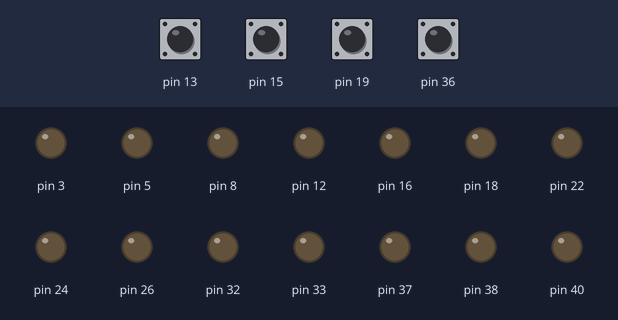
A program run on a simulated Raspberry Pi (header pin numbers). On the bench: output pins drawn as LEDs (lit = HIGH). The test bench sets the inputs (shaded band); at power-on: pin 13, pin 15, pin 19, pin 36 HIGH.

Above: at 1.2 s.
1.3 s: pin 13 pulled LOW for 0.15 s
At 4.0 s:
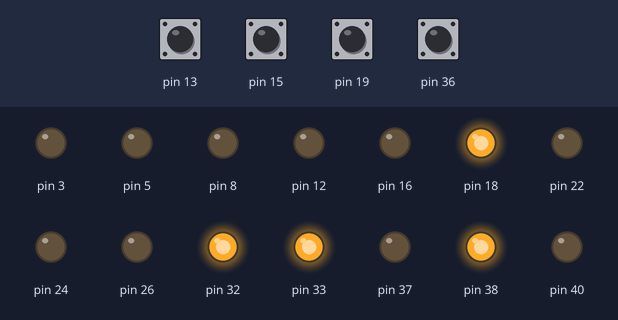
4.4 s: pin 15 pulled LOW for 0.15 s
At 4.9 s:
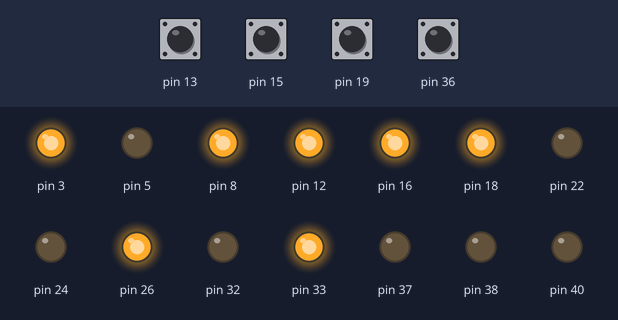
6.0 s: pin 19 pulled LOW for 0.15 s
At 8.1 s:
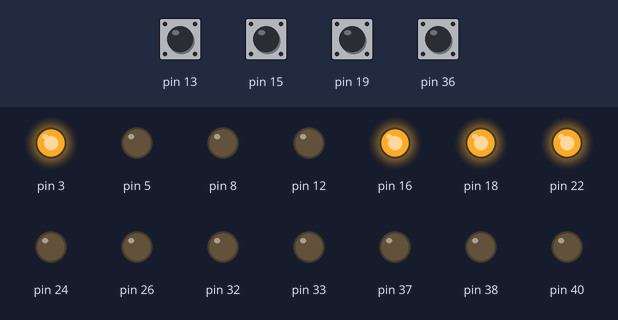
8.5 s: pin 36 pulled LOW for 0.15 s
At 9.2 s:
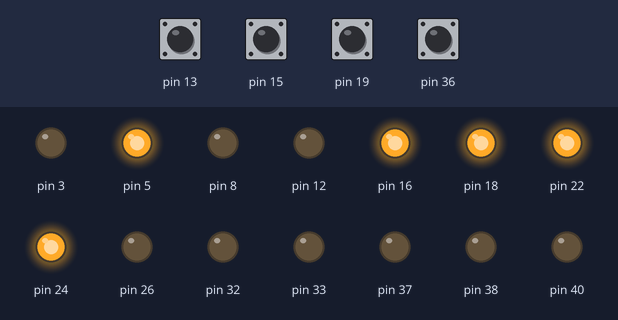
10.1 s: pin 36 pulled LOW for 1 s
At 10.4 s:
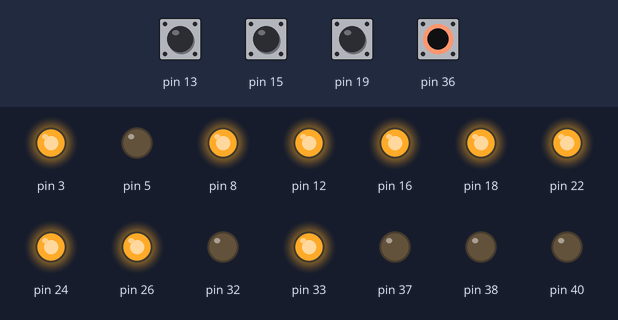
12.6 s: pin 15 pulled LOW for 1 s
At 13.5 s:
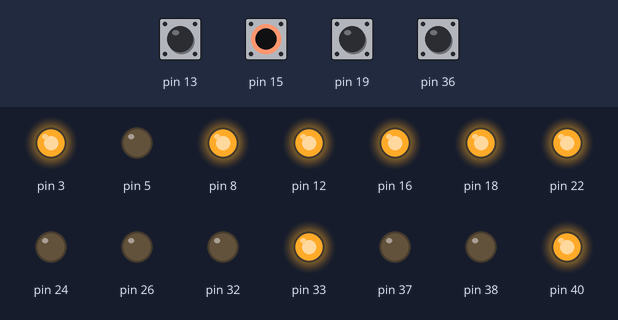
Timing chart, 0 to 15.6 s (numbered marks = the images above; inputs shaded):
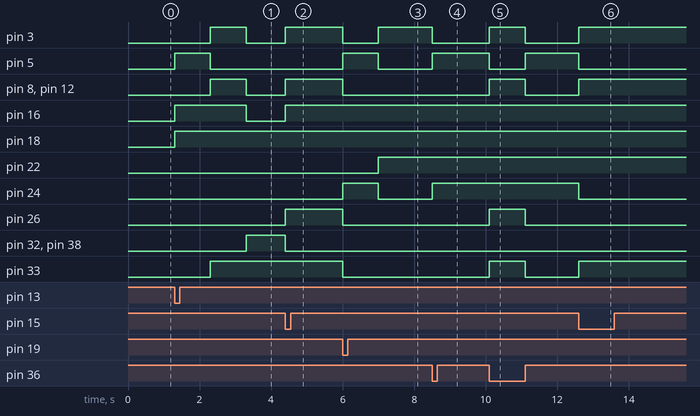

The program:

lift_rasp.py
```python
import RPi.GPIO as GPIO
import time
GPIO.setmode(GPIO.BOARD)

GPIO.setup(19,GPIO.IN,pull_up_down=GPIO.PUD_UP)
GPIO.setup(36,GPIO.IN,pull_up_down=GPIO.PUD_UP)
GPIO.setup(15,GPIO.IN,pull_up_down=GPIO.PUD_UP)
GPIO.setup(13,GPIO.IN,pull_up_down=GPIO.PUD_UP)

GPIO.setup(12,GPIO.OUT)
GPIO.setup(10,GPIO.OUT)
GPIO.setup(5,GPIO.OUT)
GPIO.setup(8,GPIO.OUT)
GPIO.setup(3,GPIO.OUT)
GPIO.setup(16,GPIO.OUT)
GPIO.setup(33,GPIO.OUT)
GPIO.setup(18,GPIO.OUT)

GPIO.setup(22,GPIO.OUT)
GPIO.setup(35,GPIO.OUT)
GPIO.setup(24,GPIO.OUT)
GPIO.setup(37,GPIO.OUT)
GPIO.setup(26,GPIO.OUT)
GPIO.setup(40,GPIO.OUT)
GPIO.setup(32,GPIO.OUT)
GPIO.setup(38,GPIO.OUT)

num=0
var1=0
var2=0
var3=0
var4=0
var5=0
var6=var7=var8=var9=var10=0
p=1

def led(m,ch):
	if((m>=0) & (m<=3)):
		if ch == 0:
			GPIO.output(32,GPIO.HIGH)
			GPIO.output(38,GPIO.HIGH)
		elif ch == 1:
			GPIO.output(32,GPIO.LOW)
			GPIO.output(38,GPIO.LOW)
			GPIO.output(40,GPIO.LOW)
			GPIO.output(26,GPIO.HIGH)
		elif ch == 2:
			GPIO.output(26,GPIO.LOW)
			GPIO.output(40,GPIO.LOW)
			GPIO.output(37,GPIO.LOW)
			GPIO.output(24,GPIO.HIGH)
		elif ch == 3:
			GPIO.output(24,GPIO.LOW)
			GPIO.output(37,GPIO.LOW)
			GPIO.output(35,GPIO.LOW)
			GPIO.output(22,GPIO.HIGH)
	elif m>3:
		if ch == 3:
			GPIO.output(35,GPIO.LOW)
			GPIO.output(22,GPIO.HIGH)
		elif ch == 2:
			GPIO.output(22,GPIO.LOW)
			GPIO.output(35,GPIO.LOW)
			GPIO.output(24,GPIO.LOW)
			GPIO.output(37,GPIO.HIGH)
		elif ch == 1:
			GPIO.output(24,GPIO.LOW)
			GPIO.output(37,GPIO.LOW)
			GPIO.output(26,GPIO.LOW)
			GPIO.output(40,GPIO.HIGH)
		elif ch == 0:
			GPIO.output(26,GPIO.LOW)
			GPIO.output(40,GPIO.LOW)
			GPIO.output(32,GPIO.HIGH)
			GPIO.output(38,GPIO.HIGH)


while True:
	if (GPIO.input(13)==0 and var1==0 ):#0
			GPIO.output(12,GPIO.LOW)
			GPIO.output(10,GPIO.LOW)
			GPIO.output(5,GPIO.LOW)
			GPIO.output(8,GPIO.LOW)
			GPIO.output(3,GPIO.LOW)
			GPIO.output(16,GPIO.LOW)
			GPIO.output(33,GPIO.HIGH)
			GPIO.output(18,GPIO.HIGH)
			if var6==1:
				led(4,0)
			else:
				led(0,0)
			time.sleep(1)
			var2=var6=0
			var1=1
			var4=var5=var3=p=1
			var7=var8=var9=1
	elif (GPIO.input(15)==0 and var6==0):#1
			GPIO.output(12,GPIO.HIGH)
			GPIO.output(10,GPIO.LOW)
			GPIO.output(5,GPIO.LOW)
			GPIO.output(8,GPIO.HIGH)
			GPIO.output(3,GPIO.HIGH)
			GPIO.output(16,GPIO.HIGH)
			GPIO.output(33,GPIO.HIGH)
			GPIO.output(18,GPIO.HIGH)
			if (var3==1 and p==0):
				led(4,1)
			else:
				led(0,1)
			time.sleep(1)
			num=0
			var1=var3=var7=p=0
			var6=var5=1
	elif (GPIO.input(36)==0 and var3==0):#2
			GPIO.output(12,GPIO.LOW)
			GPIO.output(10,GPIO.LOW)
			GPIO.output(5,GPIO.HIGH)
			GPIO.output(8,GPIO.LOW)
			GPIO.output(3,GPIO.LOW)
			GPIO.output(16,GPIO.HIGH)
			GPIO.output(33,GPIO.LOW)
			GPIO.output(18,GPIO.HIGH)
			if (var5 == 1 and p==1):
				led(4,2)
			else:
				led(0,2)
			time.sleep(1)
			var6=var5=var4=p=0
			var3=var1=1
	elif (GPIO.input(19)==0 and var5==0):#3
			GPIO.output(12,GPIO.LOW)
			GPIO.output(10,GPIO.LOW)
			GPIO.output(5,GPIO.LOW)
			GPIO.output(8,GPIO.LOW)
			GPIO.output(3,GPIO.HIGH)
			GPIO.output(16,GPIO.HIGH)
			GPIO.output(33,GPIO.LOW)
			GPIO.output(18,GPIO.HIGH)
			led(0,3)
			time.sleep(1)
			var1=var6=var5=var4=p=1
			var3=var9=var8=0
	elif (GPIO.input(15)==0 and var8==0):#3-1
			GPIO.output(12,GPIO.LOW)
			GPIO.output(10,GPIO.LOW)
			GPIO.output(5,GPIO.HIGH)
			GPIO.output(8,GPIO.LOW)
			GPIO.output(3,GPIO.LOW)
			GPIO.output(16,GPIO.HIGH)
			GPIO.output(33,GPIO.LOW)
			GPIO.output(18,GPIO.HIGH)
			led(4,2)
			time.sleep(1)
			GPIO.output(12,GPIO.HIGH)
			GPIO.output(10,GPIO.LOW)
			GPIO.output(5,GPIO.LOW)
			GPIO.output(8,GPIO.HIGH)
			GPIO.output(3,GPIO.HIGH)
			GPIO.output(16,GPIO.HIGH)
			GPIO.output(33,GPIO.HIGH)
			GPIO.output(18,GPIO.HIGH)
			led(4,1)
			time.sleep(1)
			var1=var3=var7=0
			var8=var5=1
	elif (GPIO.input(19)==0 and var7==0):#1-3
			GPIO.output(12,GPIO.LOW)
			GPIO.output(10,GPIO.LOW)
			GPIO.output(5,GPIO.HIGH)
			GPIO.output(8,GPIO.LOW)
			GPIO.output(3,GPIO.LOW)
			GPIO.output(16,GPIO.HIGH)
			GPIO.output(33,GPIO.LOW)
			GPIO.output(18,GPIO.HIGH)
			led(0,2)
			time.sleep(1)
			GPIO.output(12,GPIO.LOW)
			GPIO.output(10,GPIO.LOW)
			GPIO.output(5,GPIO.LOW)
			GPIO.output(8,GPIO.LOW)
			GPIO.output(3,GPIO.HIGH)
			GPIO.output(16,GPIO.HIGH)
			GPIO.output(33,GPIO.LOW)
			GPIO.output(18,GPIO.HIGH)
			led(0,3)
			time.sleep(1)
			var3=var8=var9=0
			var1=var5=var7=1
	elif (GPIO.input(13)==0 and var9==0):#3-0
			GPIO.output(12,GPIO.LOW)
			GPIO.output(10,GPIO.LOW)
			GPIO.output(5,GPIO.HIGH)
			GPIO.output(8,GPIO.LOW)
			GPIO.output(3,GPIO.LOW)
			GPIO.output(16,GPIO.HIGH)
			GPIO.output(33,GPIO.LOW)
			GPIO.output(18,GPIO.HIGH)
			led(4,2)
			time.sleep(1)
			GPIO.output(12,GPIO.HIGH)
			GPIO.output(10,GPIO.LOW)
			GPIO.output(5,GPIO.LOW)
			GPIO.output(8,GPIO.HIGH)
			GPIO.output(3,GPIO.HIGH)
			GPIO.output(16,GPIO.HIGH)
			GPIO.output(33,GPIO.HIGH)
			GPIO.output(18,GPIO.HIGH)
			led(4,1)
			time.sleep(1)
			GPIO.output(12,GPIO.LOW)
			GPIO.output(10,GPIO.LOW)
			GPIO.output(5,GPIO.LOW)
			GPIO.output(8,GPIO.LOW)
			GPIO.output(3,GPIO.LOW)
			GPIO.output(16,GPIO.LOW)
			GPIO.output(33,GPIO.HIGH)
			GPIO.output(18,GPIO.HIGH)
			led(4,0)
			time.sleep(1)
			var1=var3=var5=var9=p=1
			var2=var6=0
	elif (GPIO.input(19)==0 and var2==0 ):#0-3
			GPIO.output(12,GPIO.HIGH)
			GPIO.output(10,GPIO.LOW)
			GPIO.output(5,GPIO.LOW)
			GPIO.output(8,GPIO.HIGH)
			GPIO.output(3,GPIO.HIGH)
			GPIO.output(16,GPIO.HIGH)
			GPIO.output(33,GPIO.HIGH)
			GPIO.output(18,GPIO.HIGH)
			led(0,1)
			time.sleep(1)
			GPIO.output(12,GPIO.LOW)
			GPIO.output(10,GPIO.LOW)
			GPIO.output(5,GPIO.HIGH)
			GPIO.output(8,GPIO.LOW)
			GPIO.output(3,GPIO.LOW)
			GPIO.output(16,GPIO.HIGH)
			GPIO.output(33,GPIO.LOW)
			GPIO.output(18,GPIO.HIGH)
			led(0,2)
			time.sleep(1)
			GPIO.output(12,GPIO.LOW)
			GPIO.output(10,GPIO.LOW)
			GPIO.output(5,GPIO.LOW)
			GPIO.output(8,GPIO.LOW)
			GPIO.output(3,GPIO.HIGH)
			GPIO.output(16,GPIO.HIGH)
			GPIO.output(33,GPIO.LOW)
			GPIO.output(18,GPIO.HIGH)
			led(0,3)
			time.sleep(1)
			var1=var2=var4=var5=var6=1
			var3=var8=var9=0
	elif (GPIO.input(36)==0 and var2==0):#0-2
			GPIO.output(12,GPIO.HIGH)
			GPIO.output(10,GPIO.LOW)
			GPIO.output(5,GPIO.LOW)
			GPIO.output(8,GPIO.HIGH)
			GPIO.output(3,GPIO.HIGH)
			GPIO.output(16,GPIO.HIGH)
			GPIO.output(33,GPIO.HIGH)
			GPIO.output(18,GPIO.HIGH)
			led(0,1)
			time.sleep(1)
			GPIO.output(12,GPIO.LOW)
			GPIO.output(10,GPIO.LOW)
			GPIO.output(5,GPIO.HIGH)
			GPIO.output(8,GPIO.LOW)
			GPIO.output(3,GPIO.LOW)
			GPIO.output(16,GPIO.HIGH)
			GPIO.output(33,GPIO.LOW)
			GPIO.output(18,GPIO.HIGH)
			led(0,2)
			time.sleep(1)
			var4=var5=var6=p=0
			var2=var1=var3=1
	elif (GPIO.input(13)==0 and var4==0):#2-0
			GPIO.output(12,GPIO.HIGH)
			GPIO.output(10,GPIO.LOW)
			GPIO.output(5,GPIO.LOW)
			GPIO.output(8,GPIO.HIGH)
			GPIO.output(3,GPIO.HIGH)
			GPIO.output(16,GPIO.HIGH)
			GPIO.output(33,GPIO.HIGH)
			GPIO.output(18,GPIO.HIGH)
			led(4,1)
			time.sleep(1)
			GPIO.output(12,GPIO.LOW)
			GPIO.output(10,GPIO.LOW)
			GPIO.output(5,GPIO.LOW)
			GPIO.output(8,GPIO.LOW)
			GPIO.output(3,GPIO.LOW)
			GPIO.output(16,GPIO.LOW)
			GPIO.output(33,GPIO.HIGH)
			GPIO.output(18,GPIO.HIGH)
			led(4,0)
			time.sleep(1)
			var1=var3=var5=var7=p=1
			var8=var9=1
			var2=var6=0
```

Measured:
- after the input at 1.3 s, pin 3, pin 8, pin 12, pin 40: LOW → HIGH after 1.0 s, → LOW 1.0 s later; pin 5, pin 37: LOW → HIGH at once, → LOW 1.0 s later; pin 16: LOW → HIGH at once, → LOW 2.0 s later; pin 18: LOW → HIGH at once; pin 32, pin 38: LOW → HIGH after 2.0 s
- after the input at 4.4 s, pin 3, pin 8, pin 12, pin 16, pin 26: LOW → HIGH at once; pin 32, pin 38: HIGH → LOW at once
- after the input at 6.0 s, pin 3: HIGH → LOW at once, → HIGH 1.0 s later; pin 5, pin 24: LOW → HIGH at once, → LOW 1.0 s later; pin 8, pin 12, pin 26, pin 33: HIGH → LOW at once; pin 22: LOW → HIGH after 1.0 s
- after the input at 8.5 s, pin 3: HIGH → LOW at once; pin 5, pin 24: LOW → HIGH at once
- after the input at 10.1 s, pin 3, pin 8, pin 12, pin 26, pin 33: LOW → HIGH at once, → LOW 1.0 s later; pin 5: HIGH → LOW at once, → HIGH 1.0 s later
- after the input at 12.6 s, pin 3, pin 8, pin 12, pin 33, pin 40: LOW → HIGH at once; pin 5, pin 24: HIGH → LOW at once
